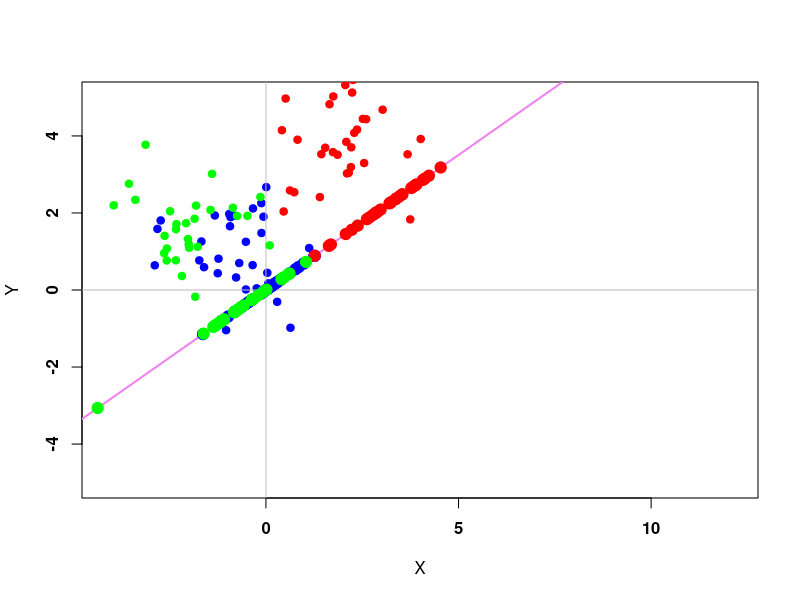

Source code (R):
library(MASS)

#macierz kowariancji
S <- matrix(c(1,0,0,1),2,2)  

#ilosc punktow
n=30 

#srednie
m1<-c(-1, 1)
m2<-c(2,4)
m3<-c(-2,2)

# generowane rozkłady
X1<-mvrnorm(n,m1,S)
X2<-mvrnorm(n,m2,S)
X3<-mvrnorm(n,m3,S)


# zmiana na ramki
X1<-data.frame(X1); colnames(X1) <- c("x", "y")
X2<-data.frame(X2); colnames(X2) <- c("x", "y") 
X3<-data.frame(X3); colnames(X3) <- c("x", "y") 




plot(X1, ylim = c(-5,5), xlim = c(-2,10), pch = 19, col = "blue", xlab = "X", ylab = "Y", font = 2, asp = 1)
abline(v = 0, h = 0, col = "gray")
points(X2, pch = 19, col = "red") 
points(X3, pch = 19, col = "green")

# Średnia dla wszystkich punktów
m <- apply(rbind(X1, X2, X3), 2, mean)

# Macierz zmienności międzygrupowej
B <- (n*(m1 - m) %*% t(m1 - m) + n*(m2 - m) %*% t(m2 - m) + n*(m3 - m) %*% t(m3 - m) )/(3-1)

# Macierz zmienności wewnątrzgrupowej
W <- 1/(n - 3)*((n - 1) * S + (n - 1) * S + (n - 1) * S) 

# Macierz pomocnicza
U <- ginv(W) %*% B

# Wyznaczenia wartosci i wektorow własnych
lambda <- eigen(U)

# Wektor własny odpowiadający maksymalnej wartości własnej
a <- lambda$vectors[,which.max(lambda$values)]

# Rysowanie kierunku a
abline(0, a[2] / a[1], col = "violet", lwd = 2) 

# Funkcja do rzutowania obserwacji na kierunek a
rzutowanie <- function(X, A) {
  Xz <- (X$y * A + X$x) / (A**2 + 1)
  Yz <- A * Xz
  data.frame(x = Xz, y = Yz)
}

#współczynnik kierunkowej prostej
A<-a[2]/a[1]

#wykreslenie zrzutowanych punktow
points(rzutowanie(X1,A))
points(rzutowanie(X1,A),col="blue",pch=19,cex=1.5)
points(rzutowanie(X2, A), col = "red", pch = 19, cex = 1.5)
points(rzutowanie(X3, A), col = "green", pch = 19, cex = 1.5)

